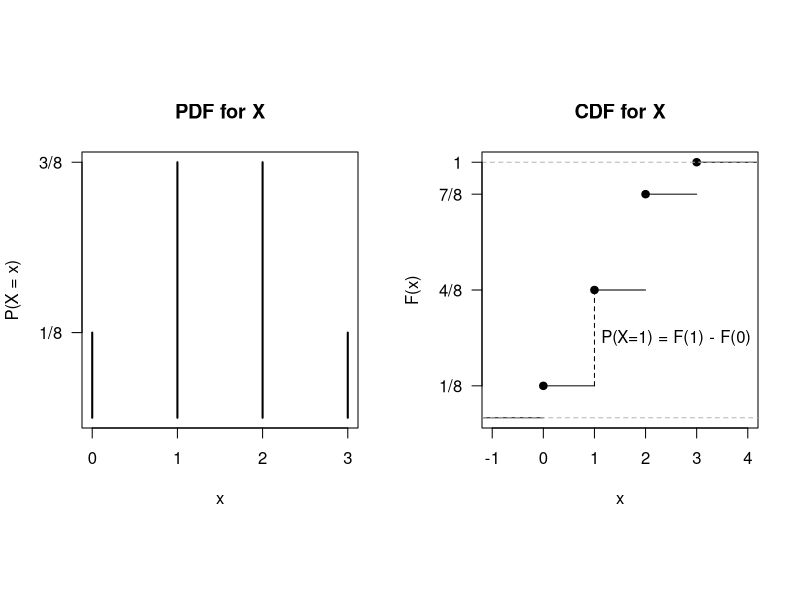

Recreate this plot in R.
#Example 3.2
#R code 3.2.2

#m : number of students
m   <- seq(10, 50, 5)
P.E <- function(m){
  c(Students = m, ProbAtL2SB = 1 - prod((365:(365 - m+1)/365)))
} 
t(sapply(m, P.E))

#Example 3.17
#R code 3.7
opar <- par(no.readonly = TRUE)
library(MASS) #used for fraction function
par(mfrow=c(1,2), pty = "s")
Omega <- expand.grid(coin1 = 0:1, coin2=0:1, coin3=0:1)
n.heads <- apply(Omega, 1, sum)
cbind(Omega, n.heads)

T1 <- table(n.heads)/length(n.heads)
fractions(T1)

plot(T1, xlab = "x", ylab= "P(X = x)", yaxt = "n", main = "PDF for X")
axis(2, at = c(1/8, 3/8), labels = c("1/8", "3/8"), las =1)

plot(ecdf(n.heads), main = "CDF for X", ylab = "F(x)", xlab = "x", yaxt = "n")
axis(2, at = c(1/8, 4/8, 7/8, 1), labels = c("1/8", "4/8", "7/8", "1"), las = 1)
segments(1,1/8,1,4/8, lty = 2)
text(2.6, 2.5/8, "P(X=1) = F(1) - F(0)")
par(opar)
